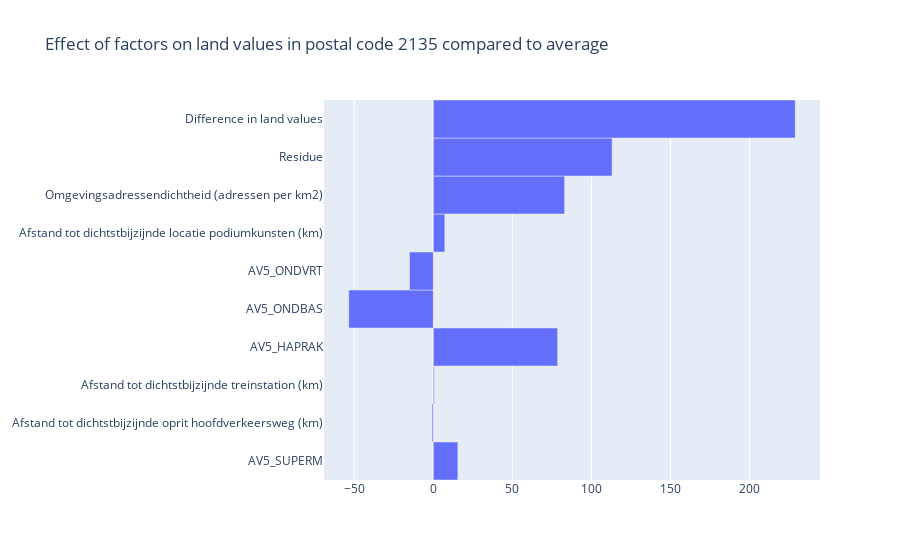
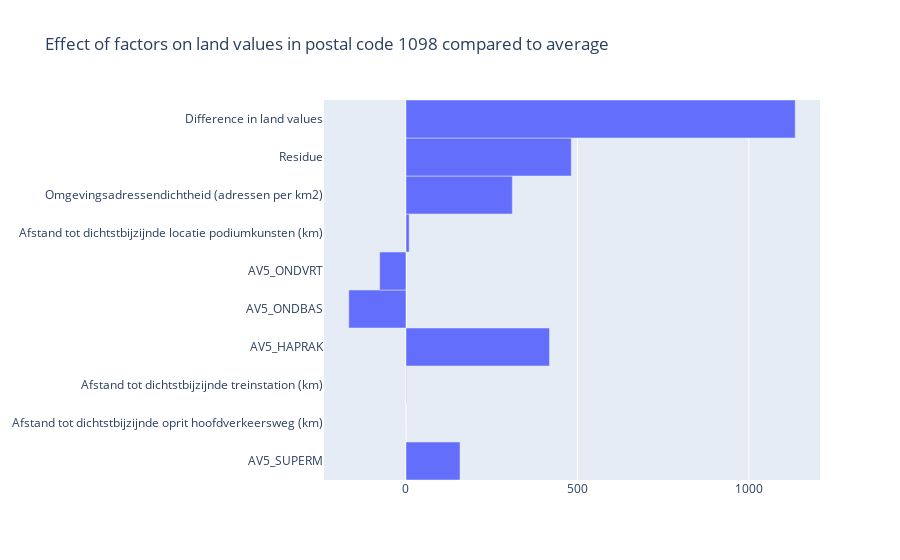
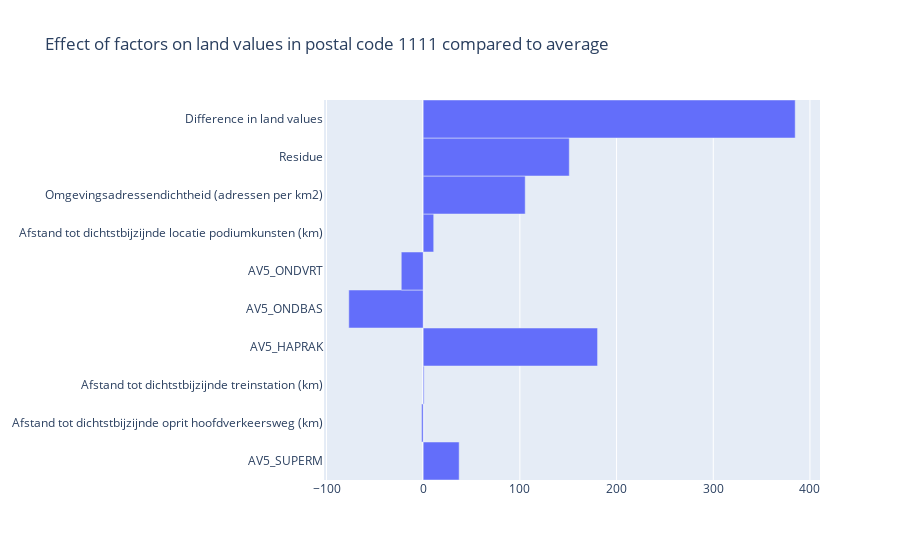

Notebook code cell kept with these figures, in order:
### Code cell
decompose(2135)
decompose(1098)
decompose(1111)

### Figure 1 — Plotly figure (JSON) as saved in the notebook; plotly's stock layout.template omitted (floating-point values rounded to 4 significant figures)
{"data": [{"orientation": "h", "type": "bar", "width": 1, "x": [15.53, -0.768, 0.599, 78.63, -53.44, -15.07, 7.278, 83.02, 113.1, 228.8], "y": ["AV5_SUPERM", "Afstand tot dichtstbijzijnde oprit hoofdverkeersweg (km)", "Afstand tot dichtstbijzijnde treinstation (km)", "AV5_HAPRAK", "AV5_ONDBAS", "AV5_ONDVRT", "Afstand tot dichtstbijzijnde locatie podiumkunsten (km)", "Omgevingsadressendichtheid (adressen per km2)", "Residue", "Difference in land values"]}], "layout": {"title": {"text": "Effect of factors on land values in postal code 2135 compared to average"}, "yaxis": {"tickmode": "linear"}}}

### Figure 2 — Plotly figure (JSON) as saved in the notebook; plotly's stock layout.template omitted (floating-point values rounded to 4 significant figures)
{"data": [{"orientation": "h", "type": "bar", "width": 1, "x": [157.6, -0.09521, 0.9671, 418.5, -166.7, -76.65, 9.336, 310.1, 482.0, 1135.0], "y": ["AV5_SUPERM", "Afstand tot dichtstbijzijnde oprit hoofdverkeersweg (km)", "Afstand tot dichtstbijzijnde treinstation (km)", "AV5_HAPRAK", "AV5_ONDBAS", "AV5_ONDVRT", "Afstand tot dichtstbijzijnde locatie podiumkunsten (km)", "Omgevingsadressendichtheid (adressen per km2)", "Residue", "Difference in land values"]}], "layout": {"title": {"text": "Effect of factors on land values in postal code 1098 compared to average"}, "yaxis": {"tickmode": "linear"}}}

### Figure 3 — Plotly figure (JSON) as saved in the notebook; plotly's stock layout.template omitted (floating-point values rounded to 4 significant figures)
{"data": [{"orientation": "h", "type": "bar", "width": 1, "x": [37.21, -1.665, 0.9825, 180.4, -76.94, -22.67, 10.88, 105.5, 151.1, 384.8], "y": ["AV5_SUPERM", "Afstand tot dichtstbijzijnde oprit hoofdverkeersweg (km)", "Afstand tot dichtstbijzijnde treinstation (km)", "AV5_HAPRAK", "AV5_ONDBAS", "AV5_ONDVRT", "Afstand tot dichtstbijzijnde locatie podiumkunsten (km)", "Omgevingsadressendichtheid (adressen per km2)", "Residue", "Difference in land values"]}], "layout": {"title": {"text": "Effect of factors on land values in postal code 1111 compared to average"}, "yaxis": {"tickmode": "linear"}}}
